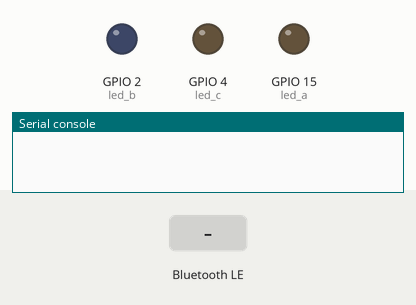
A program run on a simulated ESP32 board running MicroPython. Parts: output pins drawn as LEDs (lit = HIGH), the last lines printed to the serial console. The inputs (shaded band) are chosen by the test bench. Nothing arrives over Bluetooth unless stated.

Above: at 1.25 s.
1.3 s: "led uno on" written over Bluetooth
At 2.1 s:
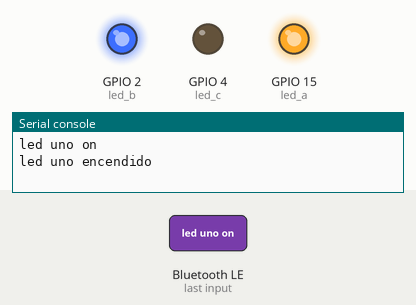
2.8 s: "led dos off" written over Bluetooth
At 3.3 s:
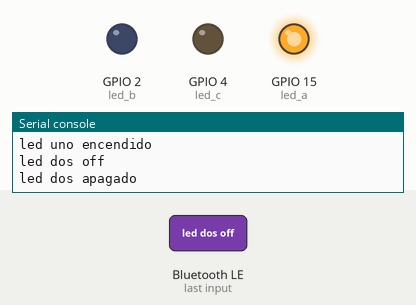
4.3 s: "led tres on" written over Bluetooth
At 5.5 s:
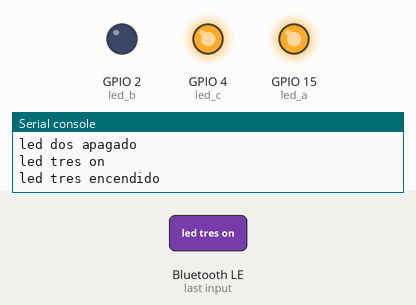
5.8 s: "led uno off" written over Bluetooth
At 6.7 s:
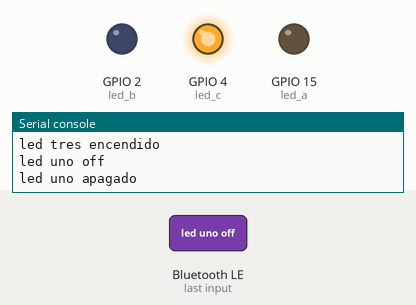
7.3 s: "led dos on" written over Bluetooth
At 7.9 s:
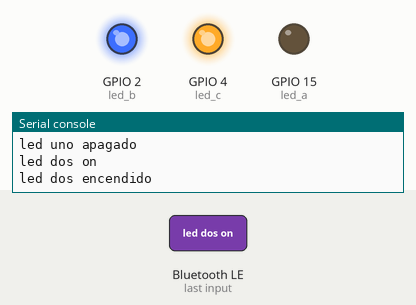
8.8 s: "led uno on" written over Bluetooth
At 10.2 s:
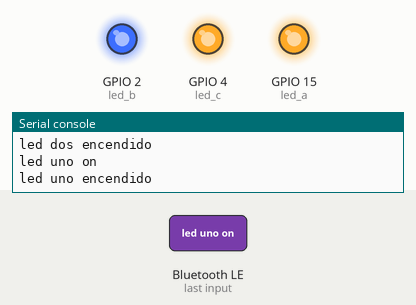
Timing chart, 0 to 11.3 s (numbered marks = the images above; inputs shaded):
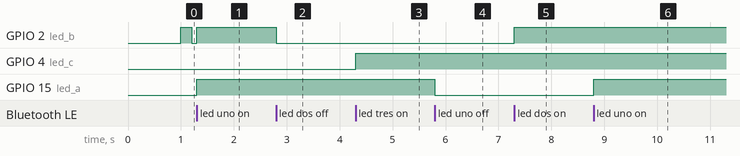

The program:

BLE_fun_led.py
```python
from machine import Pin, Timer
from time import sleep_ms
import ubluetooth


led_a = Pin(15, Pin.OUT)
led_b = Pin(2, Pin.OUT)
led_c = Pin(4, Pin.OUT)


class BLE():
    def __init__(self, name):
        self.name = name
        self.ble = ubluetooth.BLE()
        self.ble.active(True)

        self.led = Pin(2, Pin.OUT)
        self.timer1 = Timer(0)
        self.timer2 = Timer(1)

        self.disconnected()
        self.ble.irq(self.ble_irq)
        self.register()
        self.advertiser()

    def connected(self):
        self.timer1.deinit()
        self.timer2.deinit()

    def disconnected(self):
        self.timer1.init(period=1000, mode=Timer.PERIODIC, callback=lambda t: self.led(1))
        sleep_ms(200)
        self.timer2.init(period=1000, mode=Timer.PERIODIC, callback=lambda t: self.led(0))

    def ble_irq(self, event, data):
        if event == 1:
            '''Central disconnected'''
            self.connected()
            self.led(1)

        elif event == 2:
            '''Central disconnected'''
            self.advertiser()
            self.disconnected()

        elif event == 3:
            '''New message received'''

            buffer = self.ble.gatts_read(self.rx)
            message = buffer.decode('UTF-8').strip()
            ble.send('Esp dice:' + str(message))
            ble.send('Esp dice:' + str("bienvenidos:"))
            print(message)


            if message == 'led uno on':
                led_a.value(1)
                print("led uno encendido")
                ble.send(str('Led uno encendido'))


            if message == 'led uno off':
                led_a.value(0)
                print("led uno apagado")
                ble.send(str('Led uno apagado'))


            if message == 'led dos on':
                led_b.value(1)
                print("led dos encendido")
                ble.send(str('Led dos encendido'))


            if message == 'led dos off':
                led_b.value(0)
                print("led dos apagado")
                ble.send(str('Led dos apagado'))

            if message == 'led tres on':
                led_c.value(1)
                print("led tres encendido")
                ble.send(str('Led tres encendido'))


            if message == 'led  tres off':
                led_c.value(0)
                print("led tres apagado")
                ble.send(str('Led tres apagado'))

    def register(self):
        # Nordic UART Service (NUS)
        NUS_UUID = '6E400001-B5A3-F393-E0A9-E50E24DCCA9E'
        RX_UUID = '6E400002-B5A3-F393-E0A9-E50E24DCCA9E'
        TX_UUID = '6E400003-B5A3-F393-E0A9-E50E24DCCA9E'

        BLE_NUS = ubluetooth.UUID(NUS_UUID)
        BLE_RX = (ubluetooth.UUID(RX_UUID), ubluetooth.FLAG_WRITE)
        BLE_TX = (ubluetooth.UUID(TX_UUID), ubluetooth.FLAG_NOTIFY)

        BLE_UART = (BLE_NUS, (BLE_TX, BLE_RX,))
        SERVICES = (BLE_UART, )
        ((self.tx, self.rx,), ) = self.ble.gatts_register_services(SERVICES)

    def send(self, data):
        self.ble.gatts_notify(0, self.tx, data + '\n')

    def advertiser(self):
        name = bytes(self.name, 'UTF-8')
        self.ble.gap_advertise(100, bytearray('\x02\x01\x02') + bytearray((len(name) + 1, 0x09)) + name)


ble = BLE("ESP32pepito")
```

Measured:
- after the input at 1.3 s, GPIO 15 (led_a): LOW → HIGH at once
- after the input at 2.8 s, GPIO 2 (led_b): HIGH → LOW at once
- after the input at 4.3 s, GPIO 4 (led_c): LOW → HIGH at once
- after the input at 5.8 s, GPIO 15 (led_a): HIGH → LOW at once
- after the input at 7.3 s, GPIO 2 (led_b): LOW → HIGH at once
- after the input at 8.8 s, GPIO 15 (led_a): LOW → HIGH at once
